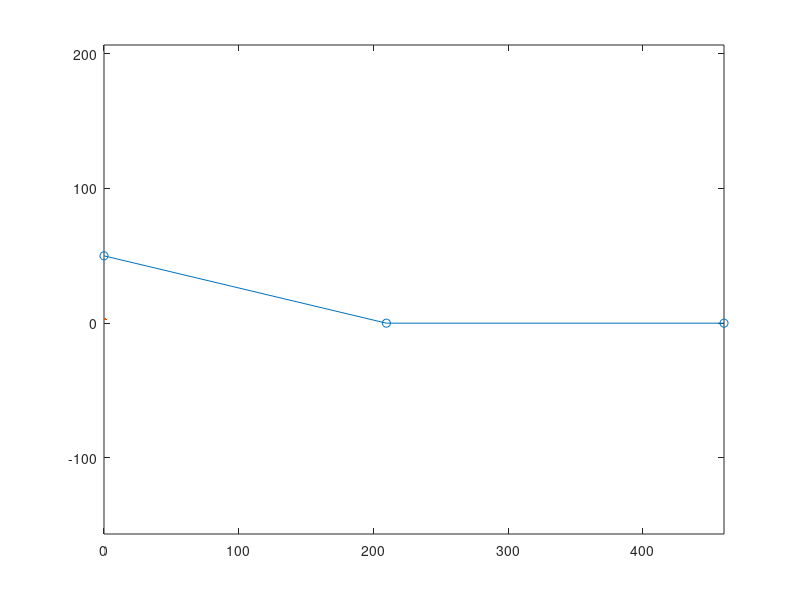

MATLAB code to generate this figure:
% Use metric units

% Environmental conditions
g = 9.81; % Acceleration due to gravity (m/s^2)
rho = 1.14; % Air density (kg/m^3) PARAMETER

% Aircraft parameters
W = 14.9685*g; % Aircraft weight (N) PARAMETER
sref = 1.5652; % Wing reference area (m^2) PARAMETER
mu = 0.0275; % Rolling friction coefficient

% Aerodynamic parameters
CL_Max = 1.3805;
CL_Ground = 1.3644;
CD_Ground = 0.2854;

% Drag and lift
D = @(v, CD) 0.5 * rho * v^2 * sref * CD;
L = @(v, CL) 0.5 * rho * v^2 * sref * CL;

% Stall velocity and takeoff velocity
VStall = sqrt(2 * W / (sref * rho * CL_Max));
VTD = 1.15 * VStall;

% Parameters to iterate over
S = 0; % horizontal distance (m)
V = VTD; % velocity (m/s)
t = 0; % time elapsed (s)

dt = 0.01; % (s)

%% Approach
% From 50 feet

% theta_approach = deg2rad(9);
% 
% S_A = 15.24 / tan(theta_approach);

V50 = 1.3 * VStall;

S_A = W / D(VTD, CD_Ground) * ((V50^2 - VTD^2) / (2 * g) + 15.24);
%% Takeoff run
% Iterate from standstill, to takeoff velocity
% Early rotation when lift is greater than weight

while V > 0
    if(W - L(V, CL_Ground) > 0)
        a = (-D(V, CD_Ground) - (W - L(V, CL_Ground)) * mu) * (g / W);
    else
        a = (-D(V, CD_Ground)) * (g / W);
    end

    V = V + a * dt;
    S = S + V * dt;
    t = t + dt;
end

S_G = S;

%% Plots

x = [0, S_A, S_A+S_G];
y = [15.24, 0, 0];

plot(x*39.37/12, y*39.37/12, LineWidth=3);
hold on
scatter(x*39.37/12, y*39.37/12);
axis equal